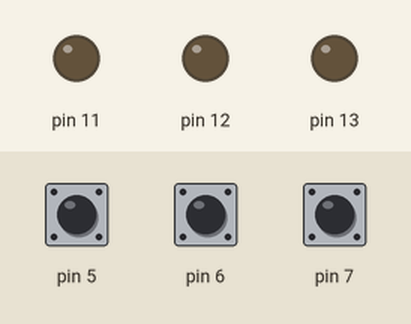
Simulated run of this sketch. Board: Arduino Uno, built with avr-gcc and run on an emulated ATmega328P. On the bench: output pins drawn as LEDs (lit = HIGH). The inputs (shaded band) are chosen by the test bench; at power-on: pin 5 HIGH, pin 6 HIGH, pin 7 HIGH.

Above: at 5.0 s.
5.1 s: pin 5 pulled LOW for 0.15 s
At 5.4 s:
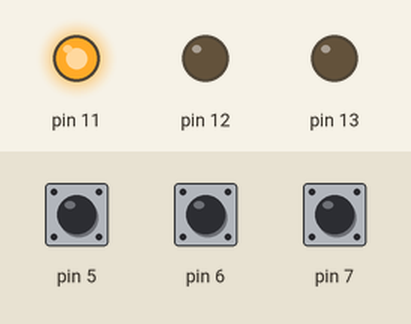
7.6 s: pin 6 pulled LOW for 0.15 s
At 8.4 s:
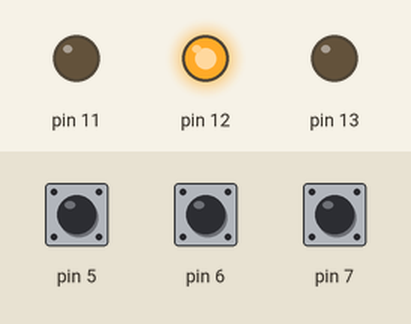
10.1 s: pin 7 pulled LOW for 0.15 s
At 10.4 s:
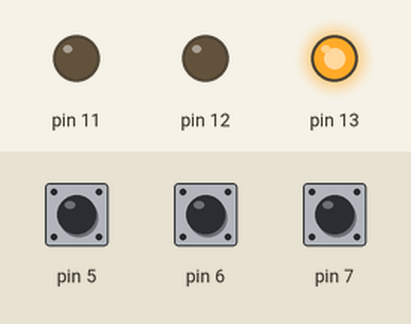
Timing chart, 0 to 13.1 s (numbered marks = the images above; inputs shaded):
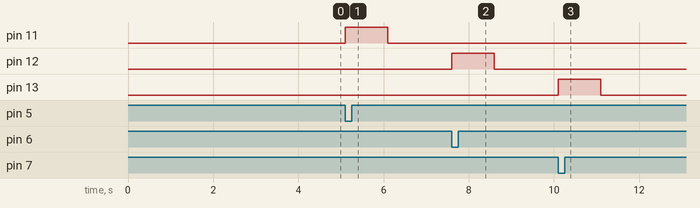

The sketch:

jeux_hasard.ino
```cpp
#include <avr/io.h>
#include <avr/interrupt.h>
#include <util/delay.h>

#define ledBleueOn PORTB |= 0x08
#define ledRougeOn PORTB |= 0x10
#define ledVerteOn PORTB |= 0x20

#define ledBleueOff PORTB &=~ 0x08
#define ledRougeOff PORTB &=~ 0x10
#define ledVerteOff PORTB &=~ 0x20

volatile unsigned int win = 1;
volatile unsigned int nbre = 0;
int main(){

  DDRB |= 0x38;   //PB3 PB4 PB5 en sortie
  PORTB &=~ 0x38;   //PB3 = 0 PB4 = 0 PB5 = 0
  DDRD &=~ 0xE0;    //PD5 PD6 PD7 en entree
  PORTD |= 0xE0;     //PULL-UP sur PD5 PD6 PD7
  /***************Interruptions sur les PORTD5 PORTD6 PORTD7 *****************/
  cli();
  PCICR = 0x04;        // PCIE2
  PCMSK2 = 0xE0;   //PD5 PD6 PD7
  sei();

// volatile  unsigned byte nbre = generateur(11,13);

//  Serial.begin(9600);

  while(1){

//    ledVerteOn;
//    _delay_ms(100);
//    ledVerteOff;
//    ledRougeOn;
//    _delay_ms(100);
//    ledRougeOff;
//    ledBleueOn;
//    _delay_ms(100);
//    ledBleueOff;

//   if(win == nbre){
//       bravo();
//}

//Serial.println(generateur(1,3), DEC);
//_delay_ms(1000);

  }
  return 0;
}

void bravo(){
        allumerLed();
       _delay_ms(1000);
       eteintLed();
       _delay_ms(1000);
         allumerLed();
       _delay_ms(1000);
         eteintLed();
       _delay_ms(1000);
         allumerLed();
       _delay_ms(1000);
         eteintLed();
       _delay_ms(1000);
       nbre = 0;
}

void eteintLed(){
   ledVerteOff;
   ledRougeOff;
   ledBleueOff;
}

void allumerLed(){
   ledBleueOn;
   ledRougeOn;
   ledVerteOn;
}

//int generateur(int min, int max){
//  srand(time(NULL));
//  return rand()%(max-min+1) + min;
// // srand(time(NULL));
//}

void allumerLedGagnante(int nbre){
  if(nbre == 11) ledBleueOn;
  else if(nbre == 12) ledRougeOn;
  else if(nbre == 13)  ledVerteOn;
}

ISR(PCINT2_vect){
//  if(PIND != 0b11100000){
//     nbre = random(3) + 11;  //On genere un nombre aleatoire
//  eteintLed();  //On eteint toutes les led avant d'allumer la led gagnante
//  allumerLedGagnante(nbre);
 // _delay_ms(1000);

   if((~PIND & 0x80)== 0x80){
    ledVerteOn;
    _delay_ms(1000);
    ledVerteOff;
//     win = 13;
  }else
  if((~PIND & 0x40) == 0x40){
    ledRougeOn;
    _delay_ms(1000);
    ledRougeOff;
//    win = 12;
  }else
  if((~PIND & 0x20) == 0x20){
    ledBleueOn;
    _delay_ms(1000);
    ledBleueOff;
 //   win = 11;
  }
/*************verification de la victoire***************/
//if(win == nbre){
//  allumerLed();
//  _delay_ms(1000);
//}

//if(win == 11){
//   ledBleueOn;
//    _delay_ms(1000);
//}else
//if(win == 12){
//    ledRougeOn;
//    _delay_ms(1000);
//}else
//if(win == 13){
//    ledVerteOn;
//    _delay_ms(1000);
//}
//  }
 }
```

Measured:
- after the input at 5.1 s, pin 11: LOW → HIGH at once, → LOW 1.0 s later
- after the input at 7.6 s, pin 12: LOW → HIGH at once, → LOW 1.0 s later
- after the input at 10.1 s, pin 13: LOW → HIGH at once, → LOW 1.0 s later
